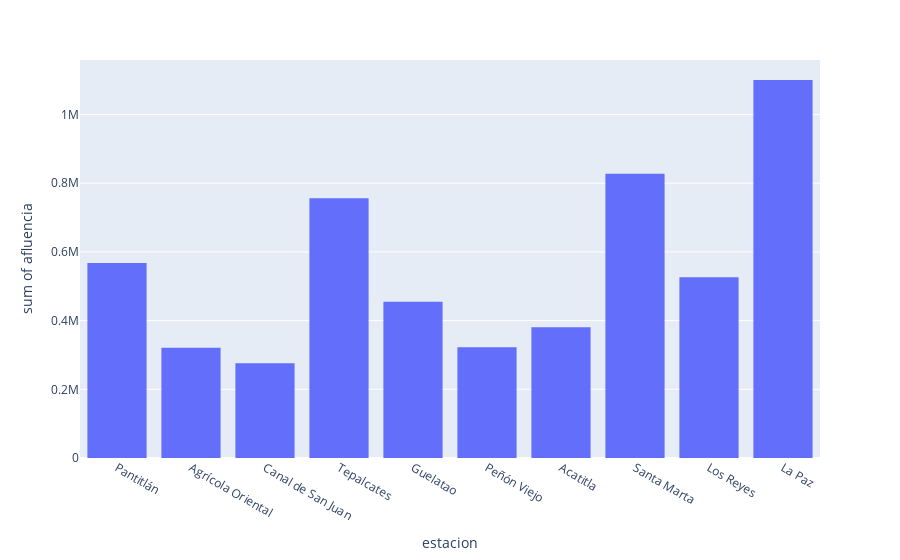

Notebook code cell kept with this figure:
### Code cell
fig = px.histogram(linea_a, x="estacion", y='afluencia')
fig.show()

### Figure 1 — Plotly figure (JSON) as saved in the notebook; plotly's stock layout.template omitted (floating-point values rounded to 4 significant figures; data arrays with more than 128 entries replaced by an {"elided": "..."} marker saying what was removed)
{"data": [{"alignmentgroup": "True", "bingroup": "x", "histfunc": "sum", "hovertemplate": "estacion=%{x}<br>sum of afluencia=%{y}<extra></extra>", "legendgroup": "", "marker": {"color": "#636efa", "pattern": {"shape": ""}}, "name": "", "offsetgroup": "", "orientation": "v", "showlegend": false, "type": "histogram", "x": {"elided": "900 str values"}, "xaxis": "x", "y": {"elided": "900 int values"}, "yaxis": "y"}], "layout": {"barmode": "relative", "legend": {"tracegroupgap": 0}, "margin": {"t": 60}, "xaxis": {"anchor": "y", "domain": [0, 1], "title": {"text": "estacion"}}, "yaxis": {"anchor": "x", "domain": [0, 1], "title": {"text": "sum of afluencia"}}}}
